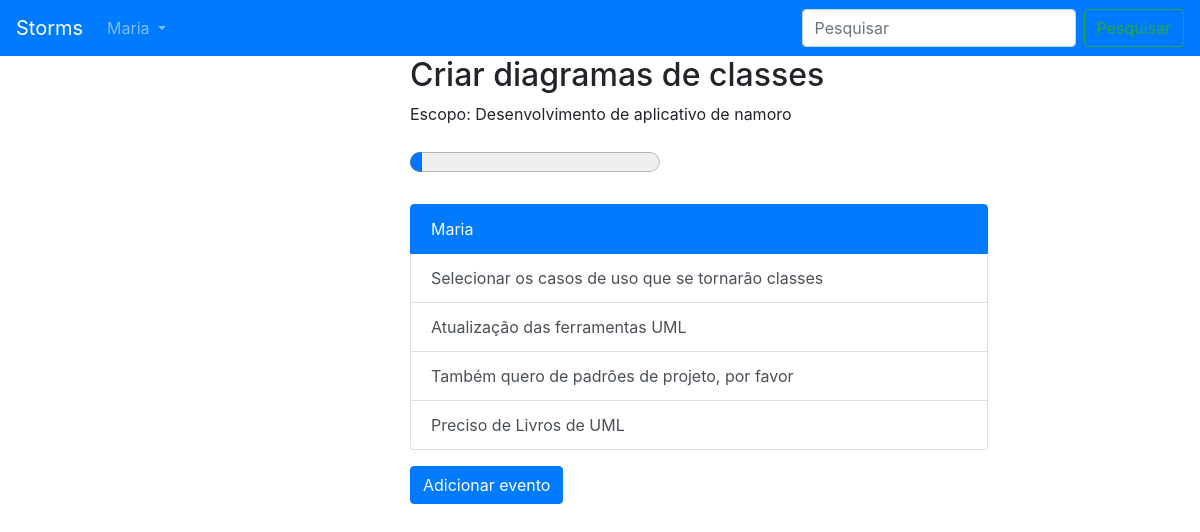
The page /atributo/1/ (signed in) on the database its author committed.
### api/models.py (models this page shows, shortened)
class Atributo(models.Model):
	owner = models.ForeignKey('auth.User', related_name='owneratributo', on_delete=models.CASCADE)
	descricao = models.CharField(max_length=256)
	responsavel = models.ForeignKey(User, on_delete=models.CASCADE, related_name='responsavel', null=True)
	andamento = models.IntegerField(default=0)
	scopo = models.ForeignKey(Scopo, on_delete=models.CASCADE, related_name='atributos')

class Scopo(models.Model):#Erro
	owner = models.ForeignKey('auth.User', related_name='ownerscopo', on_delete=models.CASCADE)
	projeto = models.OneToOneField(Projeto, on_delete=models.CASCADE, related_name='scopo', null=True)
	descricao = models.CharField(max_length=256)
	andamento = models.IntegerField(default=0)
	def __str__(self):
		return self.descricao

class Comentario(models.Model):
	owner = models.ForeignKey('auth.User', related_name='ownercomentario', on_delete=models.CASCADE)
	conteudo = models.CharField(max_length=256)
	date_time = models.DateTimeField(auto_now_add=True)
	atributo = models.ForeignKey(Atributo, on_delete=models.CASCADE, related_name='comentarios')
	class Meta:
		ordering = ('-date_time',)

### webapp/views.py (the view)
# urls.py: path('atributo/<int:id>/', views.get_atributo, name='atributo'),
@login_required
def get_atributo(request, id):
	atributo = Atributo.objects.get(id=id)
	return render(request, 'webapp/atributo.html',{'perfil_logado': get_user(request),'atributo':atributo})

### webapp/views.py (called while the page is built)
@login_required
def get_user(request):
	return request.user

### webapp/templates/webapp/atributo.html (shortened to what this page needs)
{% extends "webapp/base.html" %}
{% block body %}
<h2>{{ atributo.descricao }}</h2>
<p>Escopo: {{atributo.scopo}}</p>
<progress value="{{atributo.andamento}}" max="100" style="width: 250px; height: 40px;"></progress>
<div class="list-group col-md-9">
  <a href="#" class="list-group-item list-group-item-action active">
    {{atributo.responsavel}}
  </a>
  	{% for comentario in atributo.comentarios.all %}
		<a href="#" class="list-group-item list-group-item-action">{{ comentario.conteudo }}</a>
	{% endfor %}
</div>
<button type="button" class="btn btn-primary" data-toggle="modal" data-target="#atributo{{ atributo.id }}">
  		Adicionar evento
	</button>
{% endblock %}

### webapp/templates/webapp/base.html (shortened to what this page needs)
{% load static %}
<!DOCTYPE html>
<html>
<head>
	<link rel="stylesheet" href="{% static 'fontawesome/css/fontawesome-all.min.css' %}">
	<link rel="stylesheet" href="{% static 'bootstrap/css/bootstrap.min.css' %}">
</head>
<body>
	<div class="row">
		<div class="col-md-12">
		<nav class="navbar navbar-expand-lg navbar-dark bg-primary">
  <a class="navbar-brand" href="{% url 'index' %}">Storms</a>
  <div class="collapse navbar-collapse" id="conteudoNavbarSuportado">
    <ul class="navbar-nav mr-auto">
      <li class="nav-item dropdown">
        <a class="nav-link dropdown-toggle" href="#" id="navbarDropdown" role="button" data-toggle="dropdown" aria-haspopup="true" aria-expanded="false">
        	{% if perfil_logado.username %}
        		{{perfil_logado.username}}
        	{% else %}
          			Login
          {% endif %}
        </a>
      </li>
    </ul>
    <form class="form-inline my-2 my-lg-0">
      <input class="form-control mr-sm-2" type="search" placeholder="Pesquisar" aria-label="Pesquisar">
      <button class="btn btn-outline-success my-2 my-sm-0" type="submit">Pesquisar</button>
    </form>
  </div>
</nav>
</div>
	</div>
	<div class="row">
		<div class="col-md-4">
		</div>
		<div class="col-md-8">
		{% block body %}
		{% endblock %}
	</div>
	</div>
</body>
</html>

### rows shown on the page
Atributo: descricao "Criar diagramas de classes", scopo "Desenvolvimento de aplicativo de namoro", responsavel "Maria"
Comentario: conteudo "Selecionar os casos de uso que se tornarão classes"
Comentario: conteudo "Atualização das ferramentas UML"
Comentario: conteudo "Também quero de padrões de projeto, por favor"
Comentario: conteudo "Preciso de Livros de UML"

### other values the page prints
{{ perfil_logado.username }} "Maria"
